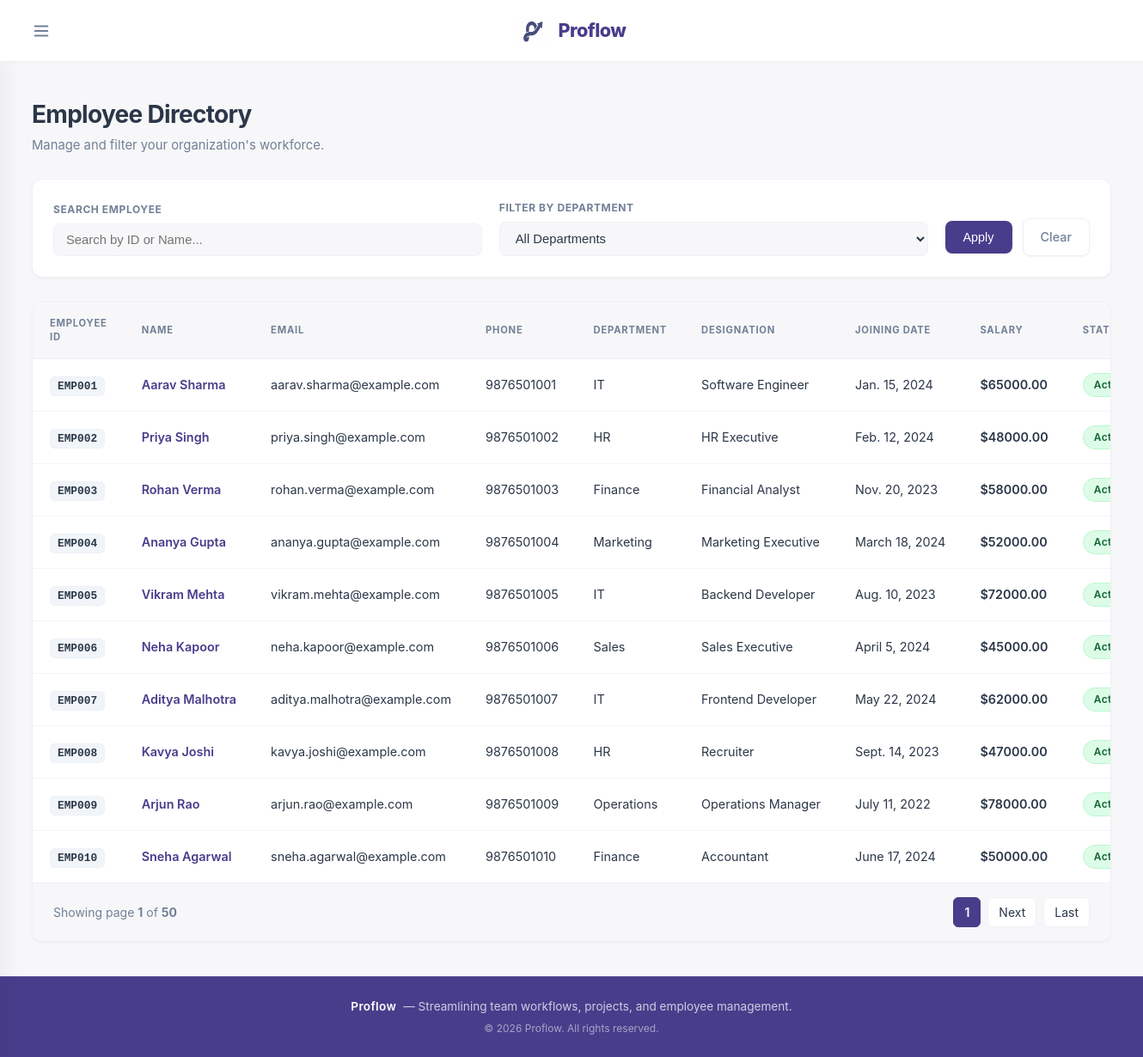
/employees/, run on the app's committed database.
### core/models.py (models this page shows, shortened)
class Employee(models.Model):
    employee_id = models.CharField(max_length=10,unique=True)
    name = models.CharField(max_length=50)
    email = models.EmailField(unique=True)
    phone = models.CharField(max_length=15)
    department = models.CharField(max_length=55)
    designation = models.CharField(max_length=50)
    date_of_joining = models.DateField()
    salary = models.DecimalField(max_digits=15,decimal_places=2)
    is_active = models.BooleanField(default=True)

### core/views.py (the view)
# urls.py: path('employees/', views.employee_list, name='employee_list'),
def employee_list(request):
    employees = Employee.objects.all()
    department = request.GET.get('department')
    search_query = request.GET.get('q', '')  # Grab what the user typed in the search bar
    if search_query:
        employees = employees.filter(
            Q(employee_id__icontains=search_query) |
            Q(name__icontains=search_query)
        )
    if department:
        employees = employees.filter(department=department)
    paginator = Paginator(employees, 10)
    page_number = request.GET.get('page')
    page_obj = paginator.get_page(page_number)
    departments = Employee.objects.values_list(
        'department', flat=True
    ).distinct()
    context = {
        'employees': page_obj,  # page_obj replaces the standard queryset
        'page_obj': page_obj,
        'departments': departments,
        'selected_department': department,
        'search_query': search_query,  # Pass this back so the input keeps its text
    }
    return render(request, 'employee_list.html', context)

### core/templates/employee_list.html (shortened to what this page needs)
{% extends 'base.html' %}
{% block content %}
<div class="employee-container">
    <div class="page-header">
        <h2>Employee Directory</h2>
        <p class="subtitle">Manage and filter your organization's workforce.</p>
    </div>
    <div class="filter-card">
        <form method="GET" class="filter-form">
            <div class="form-group">
                <label for="search">Search Employee</label>
                <input
                    type="text"
                    name="q"
                    id="search"
                    value="{{ request.GET.q }}"
                    placeholder="Search by ID or Name..."
                    class="form-input">
            </div>
            <div class="form-group">
                <label for="department">Filter by Department</label>
                <select name="department" id="department" class="form-select">
                    <option value="">All Departments</option>
                </select>
            </div>
            <div class="form-actions">
                <button type="submit" class="btn btn-primary">Apply</button>
                <a href="{% url 'employee_list' %}" class="btn btn-secondary">Clear</a>
            </div>
        </form>
    </div>
    <div class="table-card">
        <div class="table-responsive">
            <table class="data-table">
                <thead>
                    <tr>
                        <th>Employee ID</th>
                        <th>Name</th>
                        <th>Email</th>
                        <th>Phone</th>
                        <th>Department</th>
                        <th>Designation</th>
                        <th>Joining Date</th>
                        <th>Salary</th>
                        <th>Status</th>
                    </tr>
                </thead>
                <tbody>
                    {% for employee in employees %}
                    <tr>
                        <td><span class="id-badge">{{ employee.employee_id }}</span></td>
                        <td>
                            <a href="{% url 'employee_detail' employee.id %}" class="employee-link">
                                {{ employee.name }}
                            </a>
                        </td>
                        <td class="text-muted">{{ employee.email }}</td>
                        <td class="text-muted">{{ employee.phone }}</td>
                        <td>{{ employee.department }}</td>
                        <td>{{ employee.designation }}</td>
                        <td class="text-muted">{{ employee.date_of_joining }}</td>
                        <td class="salary-col">${{ employee.salary }}</td>
                        <td>
                            {% if employee.is_active %}
                                <span class="badge badge-active">Active</span>
                            {% else %}
                                <span class="badge badge-inactive">Inactive</span>
                            {% endif %}
                        </td>
                    </tr>
                    {% endfor %}
                </tbody>
            </table>
        </div>
        {% if page_obj.has_other_pages %}
        <div class="pagination-footer">
            <span class="pagination-info">
                Showing page <strong>{{ page_obj.number }}</strong> of <strong>{{ page_obj.paginator.num_pages }}</strong>
            </span>
            <div class="pagination-controls">
                <span class="page-current">{{ page_obj.number }}</span>
                {% if page_obj.has_next %}
                    <a href="?page={{ page_obj.next_page_number }}{% if request.GET.q %}&q={{ request.GET.q }}{% endif %}{% if selected_department %}&department={{ selected_department }}{% endif %}" class="page-btn">Next</a>
                    <a href="?page={{ page_obj.paginator.num_pages }}{% if request.GET.q %}&q={{ request.GET.q }}{% endif %}{% if selected_department %}&department={{ selected_department }}{% endif %}" class="page-btn">Last</a>
                {% endif %}
            </div>
        </div>
        {% endif %}
    </div>
</div>
{% endblock %}

### core/templates/base.html (style rules this page uses)
:root { --primary-color: #483d8b; --primary-hover: #372f6b; --bg-color: #f7f7f9; --header-bg: #ffffff; --sidebar-bg: #ffffff; --card-bg: #ffffff; --text-main: #2b3748; --text-muted: #718096; --border-color: #edf2f7; --sidebar-width: 280px; --header-height: 72px; --transition-speed: 0.3s cubic-bezier(0.4, 0, 0.2, 1); }
* { box-sizing: border-box; }
body { font-family: -apple-system, BlinkMacSystemFont, "Segoe UI", Roboto, Helvetica, Arial, sans-serif; background-color: var(--bg-color); color: var(--text-main); margin: 0; padding: 0; line-height: 1.5; display: flex; flex-direction: column; min-height: 100vh; }

### data on the page
Employee: employee_id "EMP001", name "Aarav Sharma", email "aarav.sharma@example.com", phone "9876501001", department "IT", designation "Software Engineer", date_of_joining "Jan. 15, 2024", salary "65000.00", is_active "Active"
Employee: employee_id "EMP002", name "Priya Singh", email "priya.singh@example.com", phone "9876501002", department "HR", designation "HR Executive", date_of_joining "Feb. 12, 2024", salary "48000.00", is_active "Active"
Employee: employee_id "EMP003", name "Rohan Verma", email "rohan.verma@example.com", phone "9876501003", department "Finance", designation "Financial Analyst", date_of_joining "Nov. 20, 2023", salary "58000.00", is_active "Active"
Employee: employee_id "EMP004", name "Ananya Gupta", email "ananya.gupta@example.com", phone "9876501004", department "Marketing", designation "Marketing Executive", date_of_joining "March 18, 2024", salary "52000.00", is_active "Active"
Employee: employee_id "EMP005", name "Vikram Mehta", email "vikram.mehta@example.com", phone "9876501005", department "IT", designation "Backend Developer", date_of_joining "Aug. 10, 2023", salary "72000.00", is_active "Active"
Employee: employee_id "EMP006", name "Neha Kapoor", email "neha.kapoor@example.com", phone "9876501006", department "Sales", designation "Sales Executive", date_of_joining "April 5, 2024", salary "45000.00", is_active "Active"
Employee: employee_id "EMP007", name "Aditya Malhotra", email "aditya.malhotra@example.com", phone "9876501007", department "IT", designation "Frontend Developer", date_of_joining "May 22, 2024", salary "62000.00", is_active "Active"
Employee: employee_id "EMP008", name "Kavya Joshi", email "kavya.joshi@example.com", phone "9876501008", department "HR", designation "Recruiter", date_of_joining "Sept. 14, 2023", salary "47000.00", is_active "Active"
Employee: employee_id "EMP009", name "Arjun Rao", email "arjun.rao@example.com", phone "9876501009", department "Operations", designation "Operations Manager", date_of_joining "July 11, 2022", salary "78000.00", is_active "Active"
Employee: employee_id "EMP010", name "Sneha Agarwal", email "sneha.agarwal@example.com", phone "9876501010", department "Finance", designation "Accountant", date_of_joining "June 17, 2024", salary "50000.00", is_active "Active"

### other printed values
{{ page_obj.number }} "1"
{{ page_obj.paginator.num_pages }} "50"
